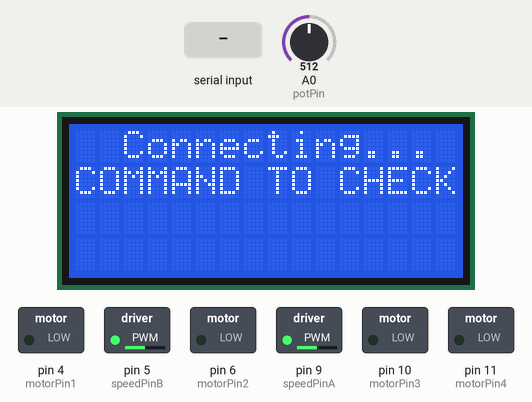
A sketch run on a simulated Arduino Uno, built with avr-gcc and run on an emulated ATmega328P. On the bench: 16×4 character LCD, switched loads named in the sketch (green lamp = pin HIGH). The test bench sets the inputs (shaded band); at power-on: A0 (potPin) = 512.

Above: at 1.2 s.
1.3 s: "F" received over Serial
At 1.7 s:
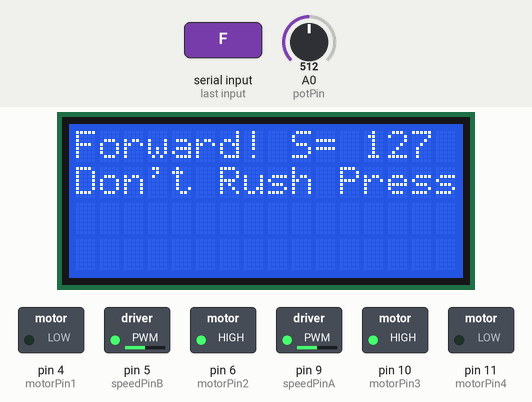
2.9 s: "R" received over Serial
At 4.1 s:
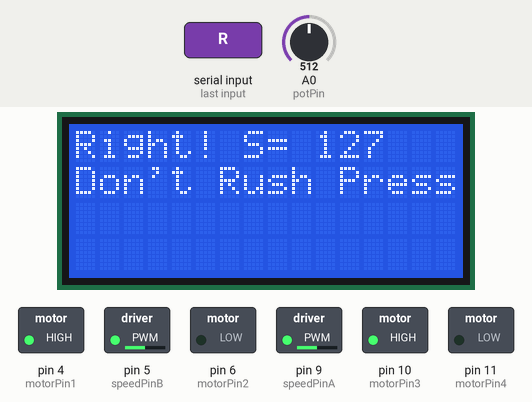
4.5 s: "L" received over Serial
At 5.3 s:
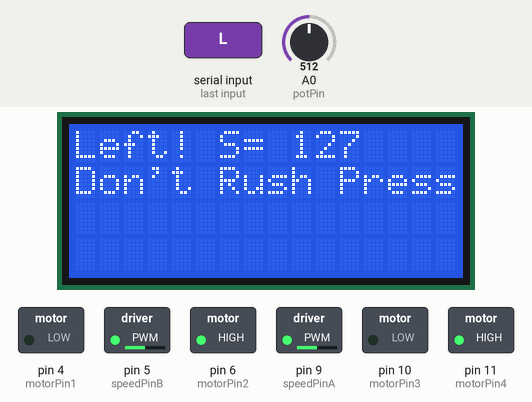
6.1 s: "G" received over Serial
At 6.6 s:
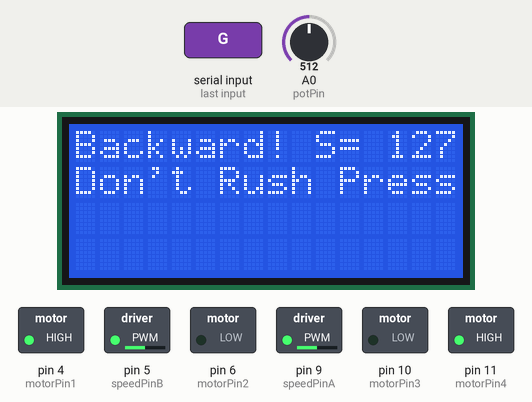
7.7 s: "S" received over Serial
At 8.9 s:
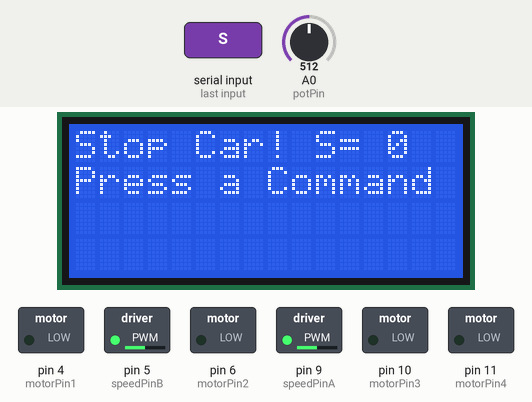
9.3 s: A0 (potPin) set to 716
At 10.1 s:
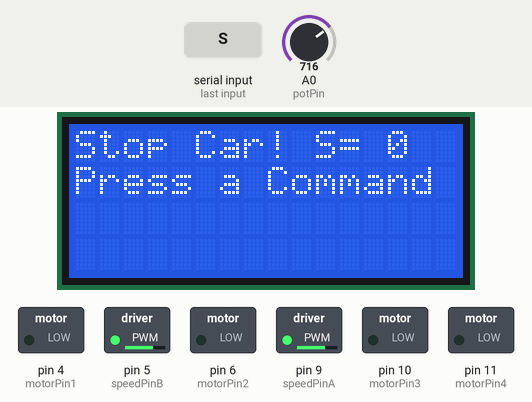
Timing chart, 0 to 11.8 s (numbered marks = the images above; inputs shaded):
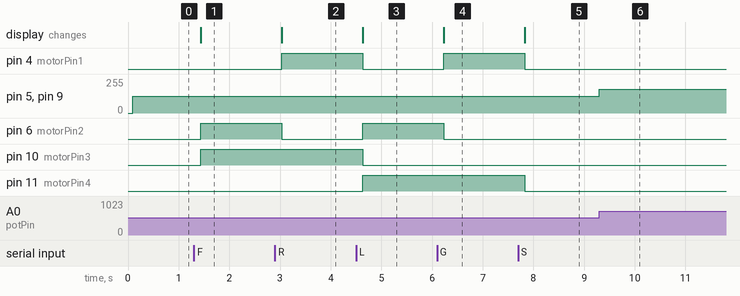

The sketch:

LCD_Car.ino
```cpp
// C++ Codes on Arduino IDE //
//   Bluetooth-based Rover  //
//       LCD with I2C       //

#include <Wire.h>
#include <LiquidCrystal_I2C.h>

// Setting up some variables
const int motorPin1 = 4;
const int motorPin2 = 6;
const int motorPin3 = 10;
const int motorPin4 = 11;
const int speedPinA = 9;
const int speedPinB = 5;
const int potPin = A0;

// The speed variable keeps the value of the speed of the car
int speed;

// The below line sets the display or lcd address to the 0x27 for the 16 chracter and two line
LiquidCrystal_I2C lcd(0x27, 16, 4);

char input;    // Stores the input coming from the Bluetooth

void setup()
{
  Serial.begin(9600);
  // Setting all the input and the output pins
  pinMode(motorPin1, OUTPUT);
  pinMode(motorPin2, OUTPUT);
  pinMode(motorPin3, OUTPUT);
  pinMode(motorPin4, OUTPUT);
  pinMode(potPin,INPUT);
  pinMode(speedPinA, OUTPUT);
  pinMode(speedPinB,OUTPUT);

  lcd.init();
  lcd.backlight();
  lcd.setCursor(2,0);
  lcd.print("Connecting...");
  lcd.setCursor(0,1);
  lcd.print("COMMAND TO CHECK");
}

void loop()
{
  // The potentiometer output is recieved and transformed here
  speed = analogRead(potPin);
  speed = speed * 0.249;
  analogWrite(speedPinA,speed);
  analogWrite(speedPinB,speed);

  if (Serial.available())
  {
    delay(100);
    lcd.clear();

    // Taking the Bluetooth command
    while(Serial.available())
    {
      input = Serial.read();

      if(input == 'F')
      {
        lcd.setCursor(0, 0);
        lcd.print("Forward! S= ");
        lcd.print(speed);
        lcd.setCursor(0, 1);
        lcd.print("Don't Rush Press");
        forward();
      }

      else if (input == 'R')
      {
        lcd.setCursor(0, 0);
        lcd.print("Right! S= ");
        lcd.print(speed);
        lcd.setCursor(0, 1);
        lcd.print("Don't Rush Press");
        right();
      }

      else if (input == 'L')
      {
        lcd.setCursor(0, 0);
        lcd.print("Left! S= ");
        lcd.print(speed);
        lcd.setCursor(0, 1);
        lcd.print("Don't Rush Press");
        left();
      }

      else if (input == 'G')
      {
        lcd.setCursor(0, 0);
        lcd.print("Backward! S= ");
        lcd.print(speed);
        lcd.setCursor(0, 1);
        lcd.print("Don't Rush Press");
        backward();
      }
      else if (input == 'S')
      {
        lcd.setCursor(0, 0);
        lcd.print("Stop Car! S= 0");
        lcd.setCursor(0, 1);
        lcd.print("Press a Command");
        stop();
      }
    }
  }
}
void forward()
  {
    digitalWrite(motorPin1, LOW);
    digitalWrite(motorPin2, HIGH);
    digitalWrite(motorPin3, HIGH);
    digitalWrite(motorPin4, LOW);
  }

void stop()
  {
    digitalWrite(motorPin1, LOW);
    digitalWrite(motorPin2, LOW);
    digitalWrite(motorPin3, LOW);
    digitalWrite(motorPin4, LOW);
  }

void backward()
  {
    digitalWrite(motorPin1, HIGH);
    digitalWrite(motorPin2, LOW);
    digitalWrite(motorPin3, LOW);
    digitalWrite(motorPin4, HIGH);
  }

void left()
  {
    digitalWrite(motorPin1, LOW);
    digitalWrite(motorPin2, HIGH);
    digitalWrite(motorPin3, LOW);
    digitalWrite(motorPin4, HIGH);
  }

void right()
  {
  digitalWrite(motorPin1, HIGH);
  digitalWrite(motorPin2, LOW);
  digitalWrite(motorPin3, HIGH);
  digitalWrite(motorPin4, LOW);
}
```

Measured:
- after the input at 1.3 s, pin 6 (motorPin2), pin 10 (motorPin3): LOW → HIGH after 0.13 s; the display: changes after 0.13 s (image 1)
- after the input at 2.9 s, pin 4 (motorPin1): LOW → HIGH after 0.13 s; pin 6 (motorPin2): HIGH → LOW after 0.13 s; the display: changes after 0.13 s (image 2)
- after the input at 4.5 s, pin 4 (motorPin1), pin 10 (motorPin3): HIGH → LOW after 0.13 s; pin 6 (motorPin2), pin 11 (motorPin4): LOW → HIGH after 0.13 s; the display: changes after 0.13 s (image 3)
- after the input at 6.1 s, pin 4 (motorPin1): LOW → HIGH after 0.14 s; pin 6 (motorPin2): HIGH → LOW after 0.14 s; the display: changes after 0.14 s (image 4)
- after the input at 7.7 s, pin 4 (motorPin1), pin 11 (motorPin4): HIGH → LOW after 0.13 s; the display: changes after 0.13 s (image 5)
- after the input at 9.3 s, pin 5 (speedPinB), pin 9 (speedPinA): 127/255 → 178/255 at once
